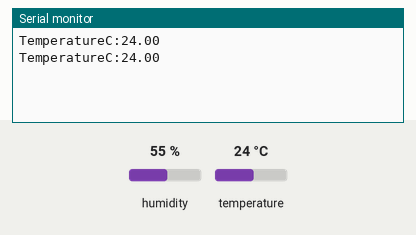
Bench run of a sketch on a simulated Arduino Uno, built with avr-gcc and run on an emulated ATmega328P. Shown: the last lines printed to the serial monitor. The inputs (shaded band) are chosen by the test bench; at power-on: temperature 24 °C, humidity 55 %.

Above: at 4.8 s.
4.9 s: temperature set to 12 °C
At 6.9 s:
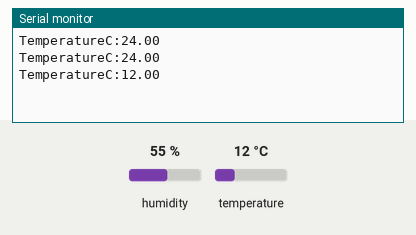
7.9 s: temperature set to 19 °C
At 9.3 s:
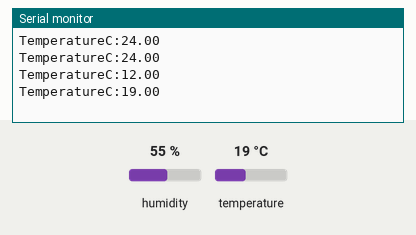
Timing chart, 0 to 10.9 s (numbered marks = the images above; inputs shaded):
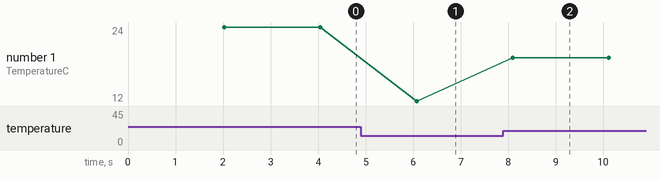

The sketch:

10prac.ino
```cpp
#include <DHT.h>

#define DHTPIN 2
#define DHTTYPE DHT11

DHT dht(DHTPIN, DHTTYPE);

void setup() {
  Serial.begin(9600);
  dht.begin();
}

void loop() {
  delay(2000);

  float tempc = dht.readTemperature();

  if (isnan(tempc)) {
    Serial.println("Failed to read from DHT sensor!");
    return;
  }
  Serial.print("TemperatureC:");
  Serial.print(tempc);
  Serial.println();
}
```

Measured:
- after the input at 4.9 s, the serial monitor: prints a new line after 1.2 s (image 1)
- after the input at 7.9 s, the serial monitor: prints a new line after 0.19 s (image 2)
- plotted number 1: 24 → 12 after the input at 4.9 s, 12 → 19 after the input at 7.9 s
